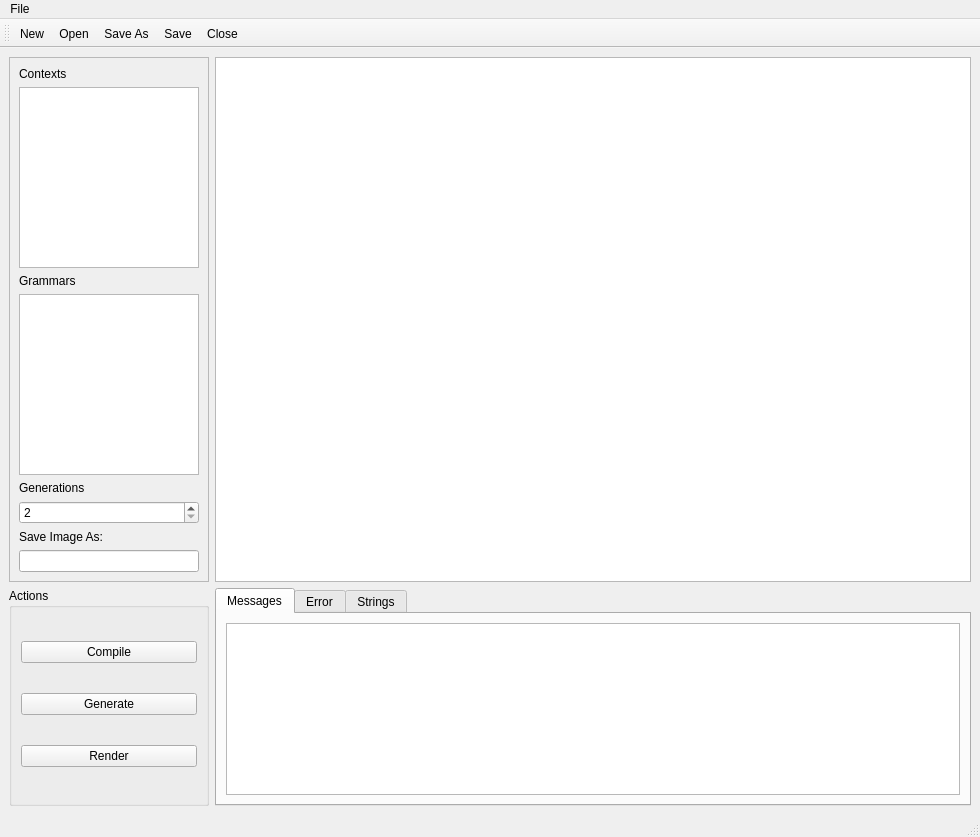
<ui version="4.0" >
 <class>MainWindow</class>
 <widget class="QMainWindow" name="MainWindow" >
  <property name="geometry" >
   <rect>
    <x>0</x>
    <y>0</y>
    <width>980</width>
    <height>837</height>
   </rect>
  </property>
  <property name="windowTitle" >
   <string>MainWindow</string>
  </property>
  <widget class="QWidget" name="centralwidget" >
   <layout class="QGridLayout" >
    <item row="0" column="0" >
     <widget class="QFrame" name="frame" >
      <property name="minimumSize" >
       <size>
        <width>150</width>
        <height>500</height>
       </size>
      </property>
      <property name="maximumSize" >
       <size>
        <width>200</width>
        <height>16777215</height>
       </size>
      </property>
      <property name="frameShape" >
       <enum>QFrame::StyledPanel</enum>
      </property>
      <property name="frameShadow" >
       <enum>QFrame::Raised</enum>
      </property>
      <layout class="QVBoxLayout" >
       <item>
        <widget class="QLabel" name="label" >
         <property name="text" >
          <string>Contexts</string>
         </property>
        </widget>
       </item>
       <item>
        <widget class="QListWidget" name="Contexts" />
       </item>
       <item>
        <widget class="QLabel" name="label_2" >
         <property name="text" >
          <string>Grammars</string>
         </property>
        </widget>
       </item>
       <item>
        <widget class="QListWidget" name="Grammars" />
       </item>
       <item>
        <widget class="QLabel" name="label_3" >
         <property name="text" >
          <string>Generations</string>
         </property>
        </widget>
       </item>
       <item>
        <widget class="QSpinBox" name="Generations" >
         <property name="minimum" >
          <number>2</number>
         </property>
        </widget>
       </item>
       <item>
        <widget class="QLabel" name="label_4" >
         <property name="text" >
          <string>Save Image As:</string>
         </property>
        </widget>
       </item>
       <item>
        <widget class="QLineEdit" name="lineEdit" />
       </item>
      </layout>
     </widget>
    </item>
    <item row="0" column="1" >
     <widget class="QTextEdit" name="GrammarEdit" >
      <property name="minimumSize" >
       <size>
        <width>700</width>
        <height>500</height>
       </size>
      </property>
     </widget>
    </item>
    <item row="1" column="0" >
     <widget class="QGroupBox" name="groupBox_2" >
      <property name="minimumSize" >
       <size>
        <width>150</width>
        <height>0</height>
       </size>
      </property>
      <property name="maximumSize" >
       <size>
        <width>16777215</width>
        <height>250</height>
       </size>
      </property>
      <property name="title" >
       <string>Actions</string>
      </property>
      <layout class="QVBoxLayout" >
       <item>
        <widget class="QPushButton" name="compile" >
         <property name="text" >
          <string>Compile</string>
         </property>
        </widget>
       </item>
       <item>
        <widget class="QPushButton" name="generate" >
         <property name="text" >
          <string>Generate</string>
         </property>
        </widget>
       </item>
       <item>
        <widget class="QPushButton" name="render" >
         <property name="text" >
          <string>Render</string>
         </property>
        </widget>
       </item>
      </layout>
     </widget>
    </item>
    <item row="1" column="1" >
     <widget class="QTabWidget" name="UserOut" >
      <property name="maximumSize" >
       <size>
        <width>16777215</width>
        <height>250</height>
       </size>
      </property>
      <property name="currentIndex" >
       <number>0</number>
      </property>
      <widget class="QWidget" name="messages" >
       <attribute name="title" >
        <string>Messages</string>
       </attribute>
       <layout class="QVBoxLayout" >
        <item>
         <widget class="QTextBrowser" name="MessageView" />
        </item>
       </layout>
      </widget>
      <widget class="QWidget" name="error" >
       <attribute name="title" >
        <string>Error</string>
       </attribute>
       <layout class="QVBoxLayout" >
        <item>
         <widget class="QTextBrowser" name="ErrorView" />
        </item>
       </layout>
      </widget>
      <widget class="QWidget" name="strings" >
       <attribute name="title" >
        <string>Strings</string>
       </attribute>
       <layout class="QVBoxLayout" >
        <item>
         <widget class="QTextBrowser" name="StringView" />
        </item>
       </layout>
      </widget>
     </widget>
    </item>
   </layout>
  </widget>
  <widget class="QMenuBar" name="menubar" >
   <property name="geometry" >
    <rect>
     <x>0</x>
     <y>0</y>
     <width>980</width>
     <height>22</height>
    </rect>
   </property>
   <widget class="QMenu" name="menuFile" >
    <property name="title" >
     <string>File</string>
    </property>
    <addaction name="actionNew" />
    <addaction name="actionOpen" />
    <addaction name="actionSave" />
    <addaction name="actionSaveAs" />
    <addaction name="separator" />
    <addaction name="actionClose" />
   </widget>
   <addaction name="menuFile" />
  </widget>
  <widget class="QStatusBar" name="statusbar" />
  <widget class="QToolBar" name="toolBar" >
   <property name="windowTitle" >
    <string>toolBar</string>
   </property>
   <attribute name="toolBarArea" >
    <enum>TopToolBarArea</enum>
   </attribute>
   <attribute name="toolBarBreak" >
    <bool>false</bool>
   </attribute>
   <addaction name="actionNew" />
   <addaction name="actionOpen" />
   <addaction name="actionSaveAs" />
   <addaction name="actionSave" />
   <addaction name="actionClose" />
  </widget>
  <action name="actionOpen" >
   <property name="icon" >
    <iconset>../../usr/share/qt4/examples/mainwindows/application/images/open.png</iconset>
   </property>
   <property name="text" >
    <string>Open</string>
   </property>
   <property name="shortcut" >
    <string>Ctrl+O</string>
   </property>
  </action>
  <action name="actionNew" >
   <property name="icon" >
    <iconset>../../usr/share/qt4/examples/mainwindows/application/images/new.png</iconset>
   </property>
   <property name="text" >
    <string>New</string>
   </property>
   <property name="shortcut" >
    <string>Ctrl+N</string>
   </property>
  </action>
  <action name="actionSaveAs" >
   <property name="icon" >
    <iconset>../../usr/share/qt4/examples/mainwindows/application/images/save.png</iconset>
   </property>
   <property name="text" >
    <string>Save As</string>
   </property>
   <property name="iconText" >
    <string>Save As</string>
   </property>
   <property name="shortcut" >
    <string>Ctrl+Shift+S</string>
   </property>
  </action>
  <action name="actionSave" >
   <property name="icon" >
    <iconset>../../usr/share/qt4/demos/textedit/images/win/filesave.png</iconset>
   </property>
   <property name="text" >
    <string>Save</string>
   </property>
   <property name="shortcut" >
    <string>Ctrl+S</string>
   </property>
  </action>
  <action name="actionClose" >
   <property name="text" >
    <string>Close</string>
   </property>
  </action>
 </widget>
 <resources/>
 <connections/>
</ui>
